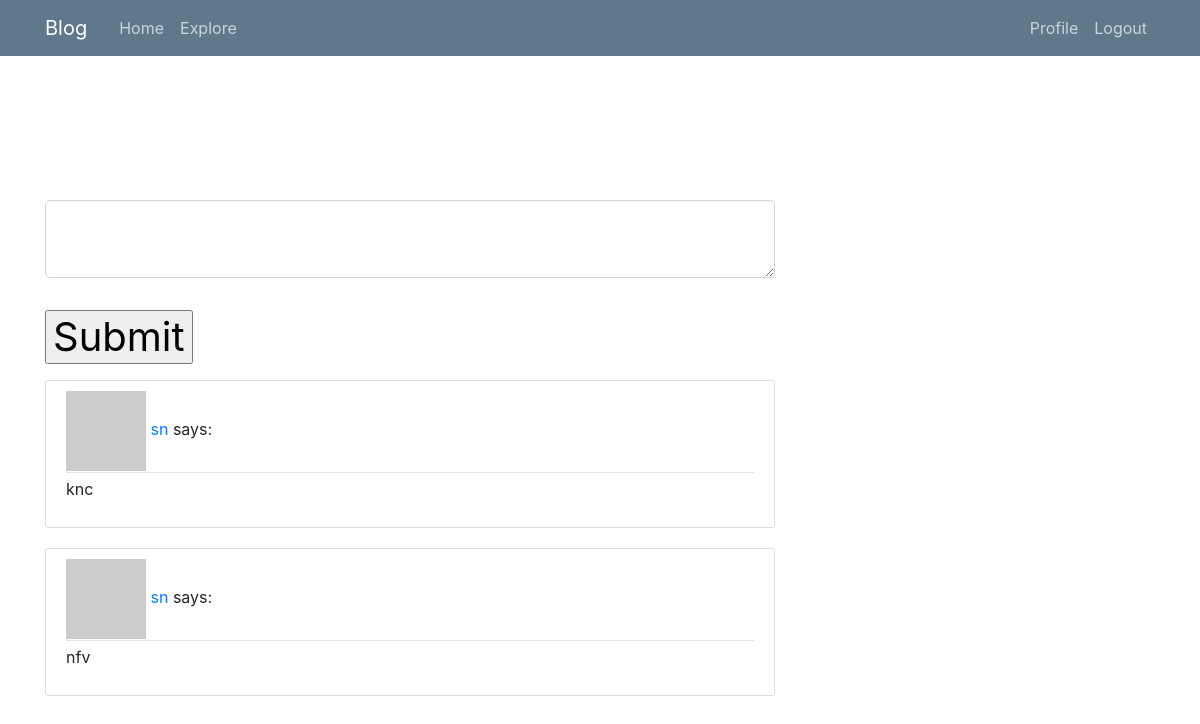
The page /index (signed in) on the database as committed earlier.
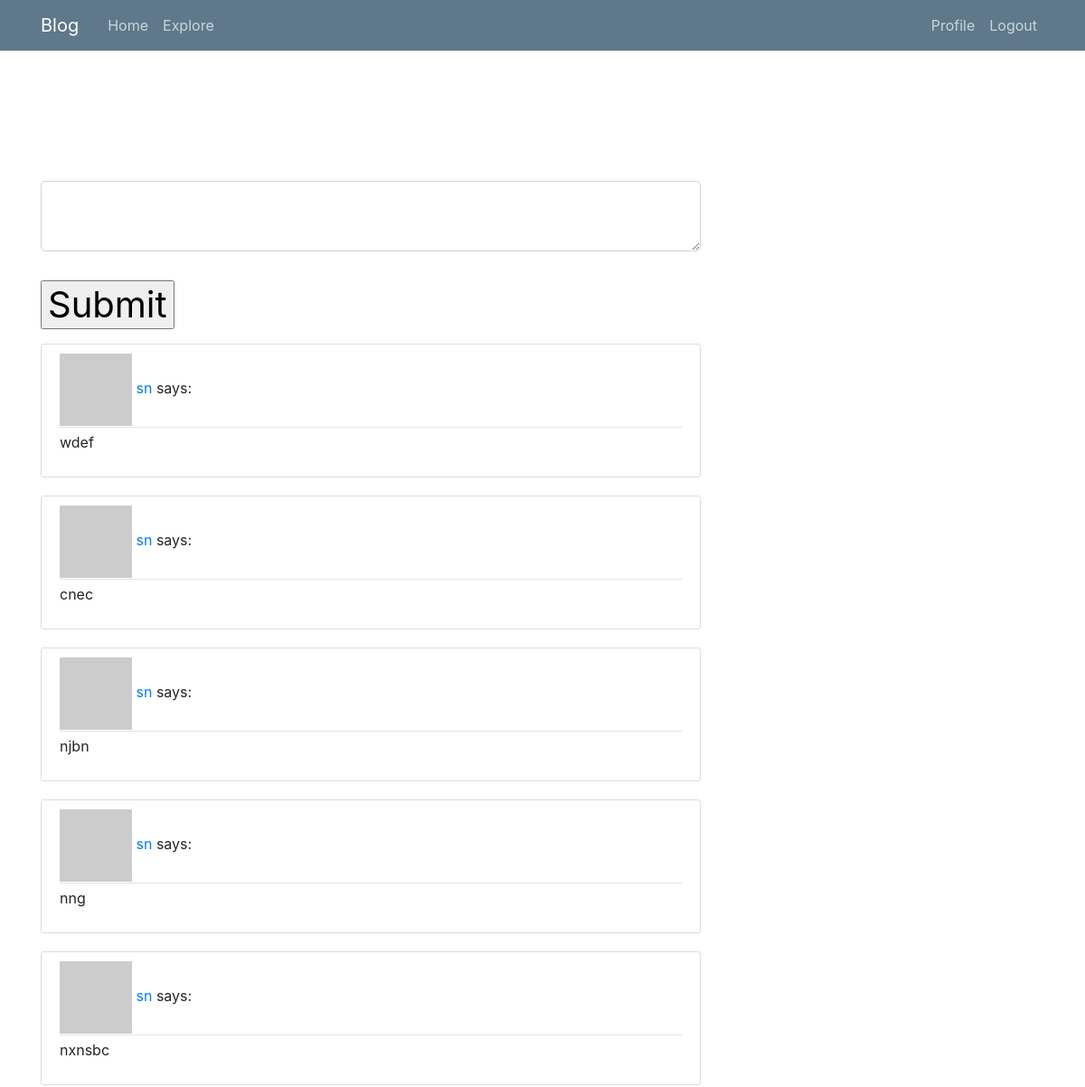
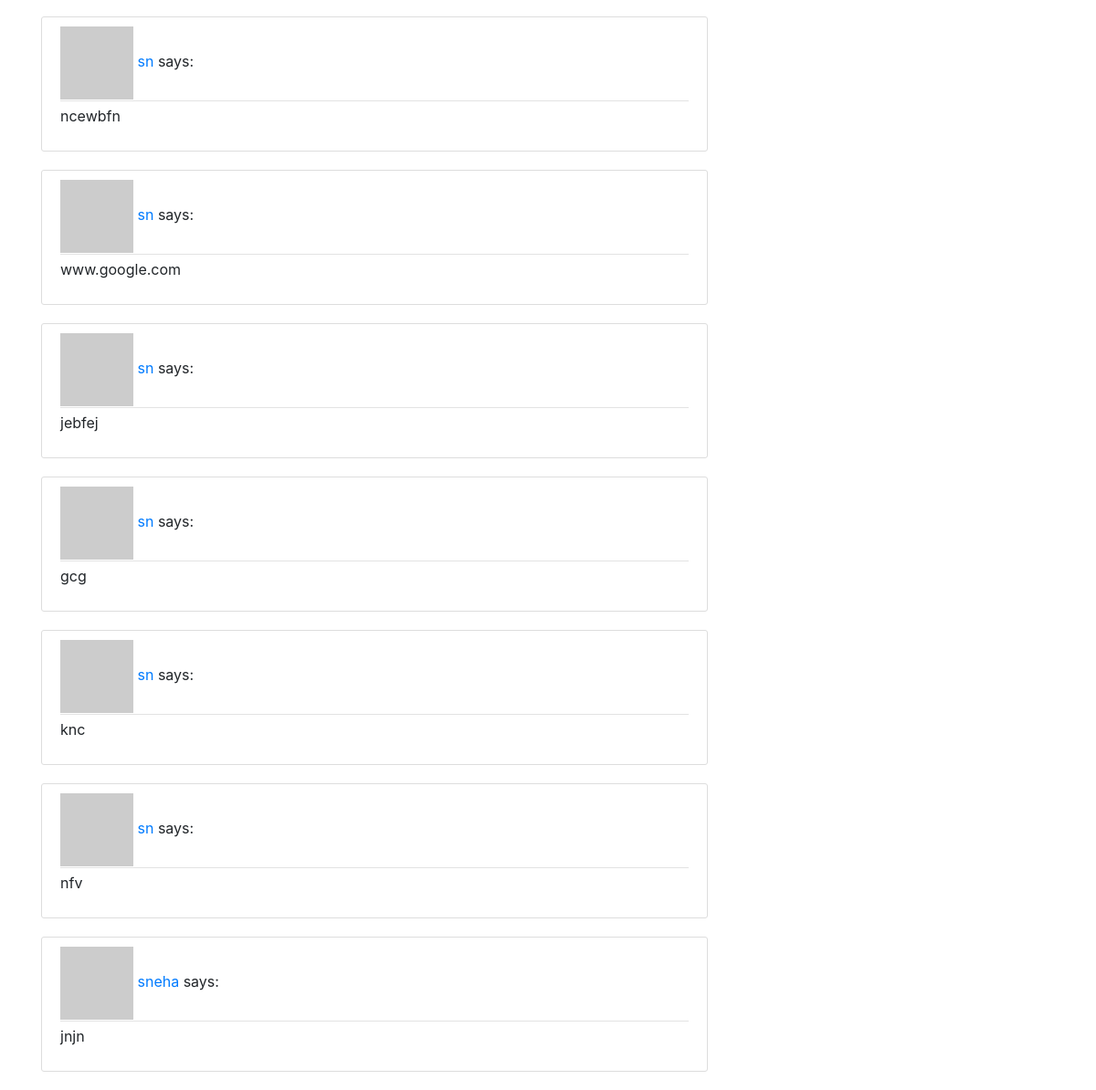
The same page on the database as committed later (2 pictures, top to bottom).
### app/models.py (models this page shows, shortened)
class Post(db.Model):
    id = db.Column(db.Integer, primary_key=True)
    body = db.Column(db.String(140))
    timestamp = db.Column(db.DateTime, index=True, default=datetime.utcnow)
    user_id = db.Column(db.Integer, db.ForeignKey('user.id'))

class User(UserMixin, db.Model):
    id = db.Column(db.Integer, primary_key=True)
    username = db.Column(db.String(64), index=True, unique=True)
    email = db.Column(db.String(120), index=True, unique=True)
    password_hash = db.Column(db.String(128))
    posts = db.relationship('Post', backref='author', lazy='dynamic')
    about_me = db.Column(db.String(140))
    last_seen = db.Column(db.DateTime, default=datetime.utcnow)
    followed = db.relationship(
        'User', secondary=followers,
        primaryjoin=(followers.c.follower_id == id),
        secondaryjoin=(followers.c.followed_id == id),
        backref=db.backref('followers', lazy='dynamic'), lazy='dynamic')
    def avatar(self, size):
        digest = md5(self.email.lower().encode('utf-8')).hexdigest()
        return 'https://www.gravatar.com/avatar/{}?d=identicon&s={}'.format(
            digest, size)
    def followed_posts(self):
        followed = Post.query.join(
            followers, (followers.c.followed_id == Post.user_id)).filter(
                followers.c.follower_id == self.id)
        own = Post.query.filter_by(user_id=self.id)
        return followed.union(own).order_by(Post.timestamp.desc())

### app/routes.py (the view)
@app.route('/', methods=['GET', 'POST'])
@app.route('/index', methods=['GET', 'POST'])
@login_required
def index():
    form = PostForm()
    if form.validate_on_submit():
        post = Post(body=form.post.data, author=current_user)
        db.session.add(post)
        db.session.commit()
        flash('Your post is now live!','info')
        return redirect(url_for('index'))
    page = request.args.get('page', 1, type=int)
    posts = current_user.followed_posts().paginate(
        page, app.config['POSTS_PER_PAGE'], False)
    next_url = url_for('index', page=posts.next_num) \
        if posts.has_next else None
    prev_url = url_for('index', page=posts.prev_num) \
        if posts.has_prev else None
    return render_template('index.html', title='Home', form=form,
                           posts=posts.items, next_url=next_url,
                           prev_url=prev_url)

### app/forms.py
class PostForm(FlaskForm):
    post = TextAreaField('Say something', validators=[DataRequired()])
    submit = SubmitField('Submit')

### app/models.py (called while the page is built)
@login.user_loader
def load_user(id):
    return User.query.get(int(id))

### app/routes.py (called while the page is built)
@app.before_request
def before_request():
    if current_user.is_authenticated:
        current_user.last_seen = datetime.utcnow()
        db.session.commit()

### app/templates/index.html (shortened to what this page needs)
{% extends "base.html" %}
{% block content %}
<h1 style="color:white;">Hi, {{ current_user.username }}!</h1>
    {% if form %}
    <form method="POST" action="">
        <fieldset class="form-group">
            <div class="form-group">
                <h1 style="color:white"> {{  form.post.label(class="form-control-label") }}</h1>
                {% if form.post.errors %}
                    {{ form.post(class="form-control form-control-lg is-invalid") }}
                    <div class="invalid-feedback">
                        {% for error in form.post.errors %}
                            <span>{{ error }}</span>
                        {% endfor %}
                    </div>
                {% else %}
                    {{ form.post(class="form-control form-control-lg") }}
                {% endif %}
            </div>
            </fieldset>
           <h1 style="color:white"> <p>{{ form.submit() }}</p></h1>
        </form>
    {% endif %}
    {% for post in posts %}
        {% include '_post.html' %}
    {% endfor %}
{% endblock %}

### app/templates/base.html (shortened to what this page needs)
<!DOCTYPE html>
<html>
<head>
    <link rel="stylesheet" href="https://maxcdn.bootstrapcdn.com/bootstrap/4.0.0/css/bootstrap.min.css">
    <link rel="stylesheet" type="text/css" href="{{ url_for('static', filename='main.css') }}">
</head>
    <body>
        <header class="site-header">
            <nav class="navbar navbar-expand-md navbar-dark bg-steel fixed-top">
              <div class="container">
                <a class="navbar-brand mr-4" href="/">Blog</a>
                <div class="collapse navbar-collapse" id="navbarToggle">
                  <div class="navbar-nav mr-auto">
                    <a class="nav-item nav-link" href="{{ url_for('index') }}">Home</a>
                    <a class="nav-item nav-link" href="{{ url_for('explore') }}">Explore</a>
                  </div>
                  <div class="navbar-nav">
                    {% if current_user.is_anonymous %}
                      <a class="nav-item nav-link" href="{{ url_for('login') }}">Login</a>
                      <a class="nav-item nav-link" href="{{ url_for('register') }}">Register</a>
                    {% else %}
                    <a class="nav-item nav-link" href="{{ url_for('user', username=current_user.username) }}">Profile</a>
                    <a class="nav-item nav-link" href="{{ url_for('logout') }}">Logout</a>
                    {% endif %}
                  </div>
                </div>
              </div>
            </nav>
          </header>
        <main role="main" class="container">
            <div class="row">
              <div class="col-md-8">
                {% block content %}
                {% endblock %}
              </div>
              <div class="col-md-4">
              </div>
            </div>
          </main>
  </body>
</html>

### app/templates/_post.html
<article class="media content-section">
    <div class="media-body">
      <div class="article-metadata">
        <img src="{{ post.author.avatar(36) }}"> <a href="{{ url_for('user', username=post.author.username) }}">{{ post.author.username }}</a> says:
      </div>
      <p class="article-content">{{ post.body }}</p>
    </div>
  </article>

### app/static/main.css (style rules this page uses)
body { background-image: url("https://thumbs.dreamstime.com/b/hacker-steals-data-concept-design-85409852.jpg"); margin-top: 5rem; }
h1, h2, h3, h4, h5, h6 { color:white; }
.bg-steel { background-color: #5f788a; }
.site-header .navbar-nav .nav-link { color: #cbd5db; }
.content-section { background: #ffffff; padding: 10px 20px; border: 1px solid #dddddd; border-radius: 3px; margin-bottom: 20px; }
.article-content { white-space: pre-line; }
.article-metadata { padding-bottom: 1px; margin-bottom: 4px; border-bottom: 1px solid #e3e3e3 }

Rows that differ between the two databases and show on the page:
added Post: author.username "sn", body "wdef"
added Post: author.username "sn", body "cnec"
added Post: author.username "sn", body "njbn"
added Post: author.username "sn", body "nng"
added Post: author.username "sn", body "nxnsbc"
added Post: author.username "sn", body "ncewbfn"
added Post: author.username "sn", body "www.google.com"
added Post: author.username "sn", body "jebfej"
added Post: author.username "sn", body "gcg"
now on this page (row unchanged): Post: author.username "sneha", body "jnjn"
